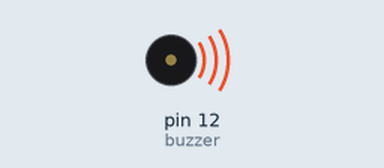
The sketch below on a simulated Arduino Uno, built with avr-gcc and run on an emulated ATmega328P. Parts: buzzer (waves = sounding).

Above: at 0.1 s.
Timing chart, 0 to 40.0 s (numbered marks = the images above):
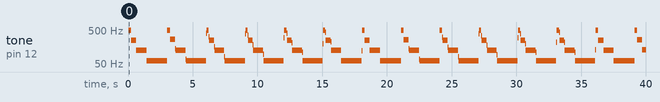

Measured:
- by itself, tone on pin 12 (buzzer): plays 496 Hz for 0.20 s, 249 Hz for 0.40 s, 125 Hz for 0.80 s, 62 Hz for 1.6 s, 496 Hz for 0.20 s, 269 Hz for 0.40 s … (91 notes in this stretch)

The sketch:

Active.ino
```cpp
int buzzer = 12;

void setup() {
  pinMode(buzzer, OUTPUT);
}

void loop() {
  unsigned char i;
  while (1) {
    for (i = 0; i < 100; i++) {
      digitalWrite(buzzer, HIGH);
      delay(1);
      digitalWrite(buzzer, LOW);
      delay(1);
    }
    for (i = 0; i < 100; i++) {
      digitalWrite(buzzer, HIGH);
      delay(2);
      digitalWrite(buzzer, LOW);
      delay(2);
    }
    for (i = 0; i < 100; i++) {
      digitalWrite(buzzer, HIGH);
      delay(4);
      digitalWrite(buzzer, LOW);
      delay(4);
    }
    for (i = 0; i < 100; i++) {
      digitalWrite(buzzer, HIGH);
      delay(8);
      digitalWrite(buzzer, LOW);
      delay(8);
    }
  }
}
```
